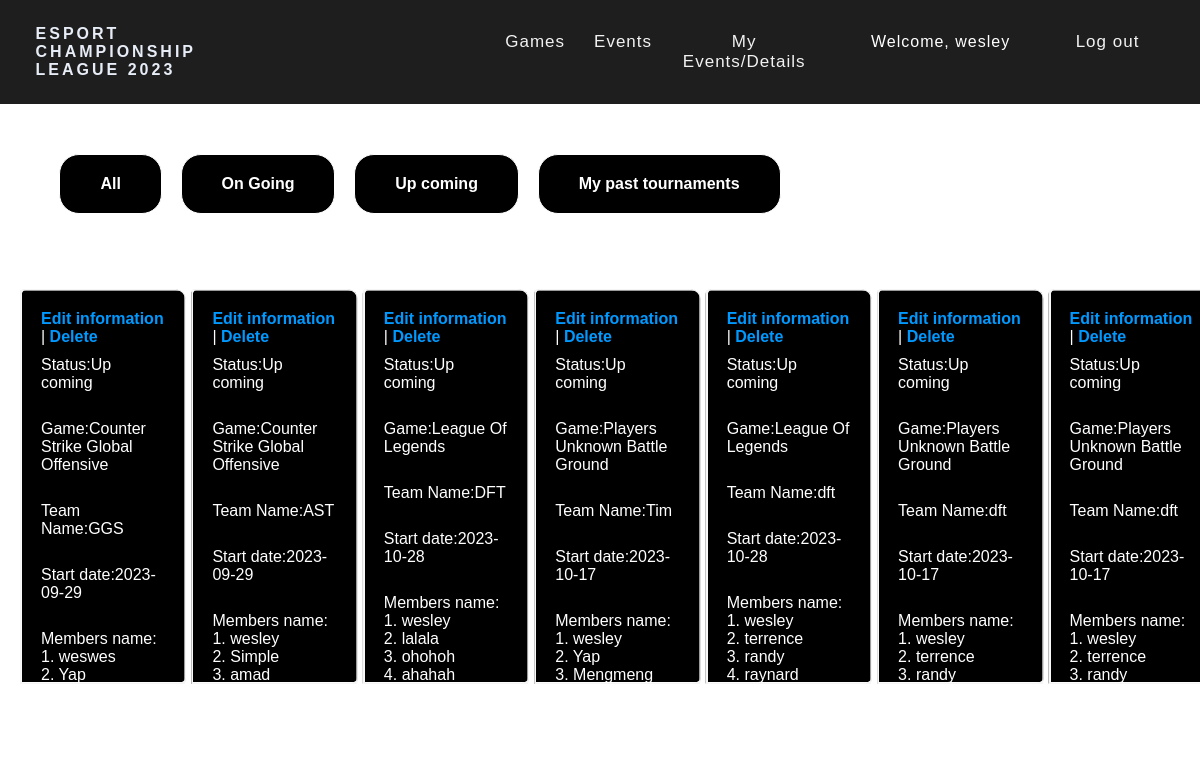
/php/userevents.php (signed in), run on the app's committed database.
### tables this page shows
CREATE TABLE `participation` (
  `teamId` int(11) NOT NULL,
  `userId` int(10) NOT NULL,
  `event_id` int(11) NOT NULL,
  `teamName` varchar(25) NOT NULL,
  `Member1` varchar(30) NOT NULL,
  `Member2` varchar(30) NOT NULL,
  `Member3` varchar(30) NOT NULL,
  `Member4` varchar(30) NOT NULL,
  `Member5` varchar(30) NOT NULL,
  `Email` varchar(30) NOT NULL,
  `NRIC` varchar(14) NOT NULL,
  `Phone` varchar(12) NOT NULL
);

CREATE TABLE `events` (
  `event_id` int(11) NOT NULL,
  `Games` varchar(40) NOT NULL,
  `StartDate` varchar(20) NOT NULL,
  `DateOfRegistration` varchar(20) NOT NULL,
  `Fee` int(10) NOT NULL,
  `TeamMember` int(5) NOT NULL,
  `EventDetails` varchar(50) NOT NULL,
  `Status` varchar(30) NOT NULL
);

### php/usersdb.php (called while the page is built, shortened)
<?php
function getUsersEvent($status=NULL, $userID=NULL)
{
    $dbconnection = dbconnection();
    $sql = "SELECT Games, Status, teamId, teamName,
    username,Member1,Member2, Member3, Member4, Member5, StartDate
    FROM events E JOIN participation P
    ON E.event_id = P.event_id
    JOIN users U
    On P.userId = U.userId
    WHERE P.userId = ?";
    $params = array($userID);
    $statement = $dbconnection->prepare($sql);
    $types = str_repeat('s', count($params));
    $statement->bind_param($types, ...$params);
    $statement->execute();
    $result = $statement->get_result();
    return $result;
}
function generateFilterEvents($status)
    {
        $filter = "?status=$status";
        return $filter;
    }
?>

### php/userevents.php (the view, shortened to what this page needs)
<!DOCTYPE html>
<html lang="en">
<head>
    <link href="../css/userevents.css" rel="stylesheet" />
    <?php include('header.php'); ?>
    <?php include('usersdb.php'); ?>
</head>
<body>
<?php
    $status = (isset($_GET['status'])) ? $_GET['status'] : NULL;
    $result = getUsersEvent($status, $_SESSION['userId']);
?>
<div class="filtering">
    <ul>
        <li ><a href="<?php echo generateFilterEvents(Null); ?>">All</a></li>
        <li ><a href="<?php echo generateFilterEvents("On going"); ?>">On Going</a></li>
        <li ><a href="<?php echo generateFilterEvents("Up coming"); ?>">Up coming</a></li>
        <li ><a href="<?php echo generateFilterEvents("Past tournaments"); ?>">My past tournaments</a></li>
    </ul>
</div>
<div class="eventsStyling">
<?php while($row = $result->fetch_array()){ ?>
    <div class="userEvents">
    <?php if($row['Status'] == "Up coming") {?>
    <form action="useredit.php" method="get">
        <a href="useredit.php?teamId=<?php echo $row['teamId']; ?>" class="links"><strong >Edit information</strong></a>
        |
        <a href="userdelete.php?teamId=<?php echo $row['teamId']; ?>" class="links"><strong >Delete</strong></a>
    </form>
    <?php } ?>
        <?php if($row['username'] == $_SESSION['username']) {?>
               <div class="detail"> Status:<?php echo $row['Status'];?></div>
               <div class="detail"><br>Game:<?php echo $row['Games'];?></div>
               <div class="detail"><br>Team Name:<?php echo $row['teamName']?></div>
               <div class="detail"><br>Start date:<?php echo $row['StartDate']?></div>
            <br>
                <div class="detail">
            Members name:<br>
                1. <?php echo $row['Member1']?><br>
                2. <?php echo $row['Member2']?><br>
                3. <?php echo $row['Member3']?><br>
                4. <?php echo $row['Member4']?><br>
                5. <?php echo $row['Member5']?><br>
                </div>
        <?php }?>
    </div>
<?php }?>
</div>
</body>
</html>

### css/userevents.css (style rules this page uses)
body { background-image:url('../pics/event222.png'); background-size:cover; }
.userEvents { border:2px solid pink; border-radius: 10px; color:white; width:400px; height:400px; background-color: black!important; padding:20px; }
.userEvents { --c: white; --b: .1em; --d: 5px; --_s: calc(var(--d) + var(--b)); color: var(--c); border: solid whitesmoke; border-width: var(--b) var(--b) var(--_s) var(--_s); background: conic-gradient(at left var(--d) bottom var(--d), #0000 90deg, rgb(255 255 255 /0.3) 0 225deg,rgb(255 255 255 /0.6) 0) border-box, conic-gradient(at left var(--_s) bottom var(--_s), #0000 90deg,var(--c) 0) 0 100%/calc(100% - var(--b)) calc(100% - var(--b)) border-box; transform: translate(calc(var(--d)/-1),var(--d)); clip-path: polygon( var(--d) 0%, var(--d) 0%, 100% 0%, 100% calc(100% - var(--d)), 100% calc(100% - var(--d)), var(--d) calc(100% - var(--d)) ); transition: 0.5s; }
.detail { margin-top:10px; }
.links { text-decoration:none; font-weight:bold; color: #0099ff;; }
.eventsStyling { width:100%; display:flex; justify-content: space-around; margin: 20px; }
.filtering ul { width:70%; padding:50px; display:flex; justify-content: space-around; }
.filtering ul li { list-style-type: none; text-align: center; border:1px solid white; border-radius:20px; padding:20px 20px; font-weight:bold; background-color: black; }
.filtering a { width:100%; padding:20px 20px; text-decoration: none; color:white; justify-content: space-around; }

### css/header.css (style rules this page uses)
* { margin:0px; padding: 0px; box-sizing:border-box; }
body { margin: 0; font-family: Arial, Helvetica, sans-serif; }

### data on the page
participation: event.Status "Up coming", event.Games "Counter Strike Global Offensive", teamName "GGS", event.StartDate "2023-09-29", Member1 "weswes", Member2 "Yap"
participation: event.Status "Up coming", event.Games "Counter Strike Global Offensive", teamName "AST", event.StartDate "2023-09-29", Member1 "wesley", Member2 "Simple", Member3 "amad"
participation: event.Status "Up coming", event.Games "League Of Legends", teamName "DFT", event.StartDate "2023-10-28", Member1 "wesley", Member2 "lalala", Member3 "ohohoh", Member4 "ahahah"
participation: event.Status "Up coming", event.Games "Players Unknown Battle Ground", teamName "Tim", event.StartDate "2023-10-17", Member1 "wesley", Member2 "Yap", Member3 "Mengmeng"
participation: event.Status "Up coming", event.Games "League Of Legends", teamName "dft", event.StartDate "2023-10-28", Member1 "wesley", Member2 "terrence", Member3 "randy", Member4 "raynard"
participation: event.Status "Up coming", event.Games "Players Unknown Battle Ground", teamName "dft", event.StartDate "2023-10-17", Member1 "wesley", Member2 "terrence", Member3 "randy"
participation: event.Status "Up coming", event.Games "Players Unknown Battle Ground", teamName "dft", event.StartDate "2023-10-17", Member1 "wesley", Member2 "terrence", Member3 "randy"

### other printed values
$_SESSION['username'] "wesley"
